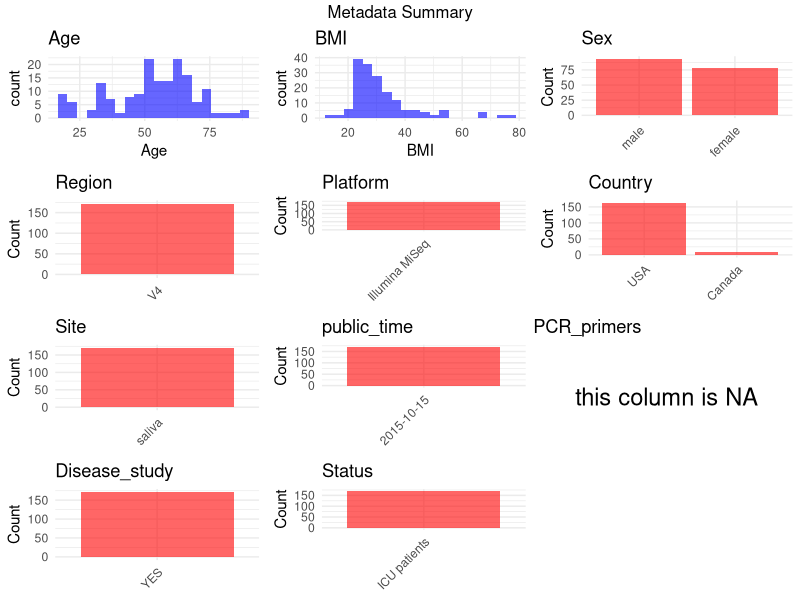

This figure's R source:
## ---- chunk 1
# Load necessary libraries
library(dplyr)
library(ggplot2)
library(gridExtra)

# Set working directory (update this path to your local directory)
setwd("D:/oral_project/PRJEB11425")

# Read the initial metadata files
initial_meta<-read.csv("SraRunTable.csv",header = T)

# Combine the two metadata files
#meta <- rbind(initial_meta, initial_meta1)

#Remove entries where Organism is "gut metagenome" (non-oral samples)
initial_meta <- subset(initial_meta,env_material== "saliva")

# Check the number of samples containing "HT" in Sample.Name (e.g., healthy controls)
#nrow(subset(meta, grepl("HT", Sample.Name)))

# Display the first few rows of the metadata
head(initial_meta)
## ---- chunk 2
# Create a uniform metadata dataframe
metadata <- data.frame(
  BioProject = initial_meta$BioProject,
  Run = initial_meta$Run,
  sample_name = initial_meta$Sample_name,
  Age = initial_meta$AGE,
  BMI = initial_meta$BMI,
  Sex=initial_meta$sex,
  Region = initial_meta$target_subfragment..exp.,
  Platform = initial_meta$Instrument,
  Country = initial_meta$COUNTRY,
  Site = initial_meta$env_material,
  public_time = initial_meta$ENA.FIRST.PUBLIC..run.,
  stringsAsFactors = FALSE
)
## ---- chunk 3
# Add information obtained from the publication
metadata$PCR_primers <- NA_character_
metadata$title <- "Extreme Dysbiosis of the Microbiome in Critical Illness"
metadata$Disease_study <- "YES"

# Assign disease status based on sample_name patterns
metadata$Status <- "ICU patients"
## ---- chunk 4
# Check the number of unique runs and sample names
print(paste("Number of unique runs:", length(unique(metadata$Run))))
print(paste("Number of unique sample names:", length(unique(metadata$sample_name))))
## ---- chunk 5
# Select columns for visualization
plot_data <- metadata %>%
  select(-BioProject, -Run, -sample_name, -title)

# Function to create simple plots for each column
create_simple_plots <- function(data) {
  plots <- list()
  
  for (col in colnames(data)) {
    # Check if the column is all NA
    if (all(is.na(data[[col]]))) {
      # Create an empty plot with text indicating all NA
      p <- ggplot() +
        annotate("text", x = 0.5, y = 0.5, label = "this column is NA", size = 6) +
        labs(title = col) +
        theme_void()
    } else if (is.numeric(data[[col]])) {
      # Numeric variable: histogram
      p <- ggplot(data, aes(x = .data[[col]])) +
        geom_histogram(fill = "blue", alpha = 0.6, bins = 20, na.rm = TRUE) +
        labs(title = col) +
        theme_minimal()
    } else {
      # Categorical variable: bar plot (remove NA values)
      count_data <- as.data.frame(table(data[[col]], useNA = "ifany"))
      p <- ggplot(count_data, aes(x = reorder(Var1, -Freq), y = Freq)) +
        geom_col(fill = "red", alpha = 0.6) +
        labs(title = col, x = NULL, y = "Count") +
        theme_minimal() +
        theme(axis.text.x = element_text(angle = 45, hjust = 1))
    }
    plots[[col]] <- p
  }
  
  return(plots)
}

# Generate and arrange plots
plots <- create_simple_plots(plot_data)
grid.arrange(grobs = plots, ncol = 3, top = "Metadata Summary")
## ---- chunk 6
# Reorder columns to match the desired format
metadata <- metadata[, c(
  "BioProject", "Run", "sample_name", "Age", "BMI", "Sex", 
  "Region", "Platform", "Country", "Site", "public_time", 
  "PCR_primers", "title", "Disease_study", "Status"
)]

# Export the uniform metadata to a CSV file
write.csv(metadata, file = "metadata.csv", quote = FALSE)
